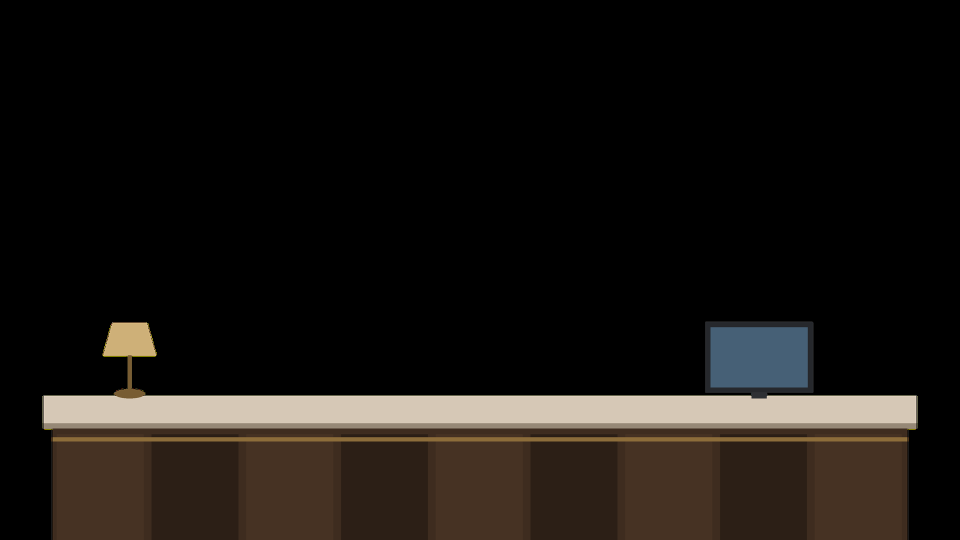
#> input picture hotel_training_video/assets/desk.png, 1920 x 1080 px (shown at 1/2 size)
$ python -i art_lobby.py   (imports and definitions only)
#> lines starting #> are read from the running program, lines starting #| are printed output that depends on the picture
# -*- coding: utf-8 -*-
"""程序化绘制酒店大堂（矢量风格插画）。

场景拆成三层，便于把角色夹在中间（人站在前台后面）：
    render_room()   房间层（天花板 / 背景墙 / 立柱 / 吊灯 / 地面 / 绿植）
    render_desk()   前台层（台体 / 台面 / 电脑 / 台灯），带透明通道
    apply_grade()   统一的灯光与暗角，在合成之后调用
"""

import math
import random

from PIL import Image, ImageDraw, ImageFilter

# ----------------------------------------------------------------- 调色板
C_CEIL_TOP = (32, 25, 20)
C_CEIL_BOT = (58, 44, 34)
C_WALL_TOP = (78, 58, 44)
C_WALL_BOT = (56, 41, 31)
C_PANEL = (92, 70, 52)
C_PANEL_D = (68, 50, 37)
C_GOLD = (206, 166, 86)
C_GOLD_L = (232, 205, 148)
C_MARBLE_T = (222, 210, 194)
C_MARBLE_B = (168, 152, 134)
C_DESK = (62, 44, 31)
C_DESK_D = (44, 31, 22)
C_DESK_TOP = (214, 200, 182)
C_PLANT = (46, 92, 66)
C_PLANT_D = (32, 68, 48)
C_GLOW = (255, 214, 150)

SS = 2                                  # 超采样倍数

# 画面关键水平线（相对高度）
R_CEIL = 0.30                           # 天花板 / 墙面
R_FLOOR = 0.62                          # 墙面 / 地面
R_DESK = 0.762                          # 前台台面


# [8 lines left out: function _vgrad, not called in this run]


def _screen(base, layer, amount=1.0):
    import numpy as np
    a = np.asarray(base.convert("RGB")).astype(np.float32) / 255.0
    b = np.asarray(layer).astype(np.float32) / 255.0 * amount
    out = 1.0 - (1.0 - a) * (1.0 - b)
    return Image.fromarray((out * 255).clip(0, 255).astype("uint8"))


# ===================================================================== 房间层
# [162 lines left out: functions render_room, render_desk, not called in this run]


# ===================================================================== 灯光与暗角
_grade_cache = {}


def _grade_layers(W, H):
    """灯光与暗角只与画幅有关，缓存复用。"""
    if (W, H) in _grade_cache:
        return _grade_cache[(W, H)]
    cx = W // 2
    y_desk = int(H * R_DESK)

    spots = [
        (cx, int(H * 0.24), int(W * 0.16), 0.85),
        (int(W * 0.24), int(H * 0.19), int(W * 0.09), 0.55),
        (int(W * 0.76), int(H * 0.19), int(W * 0.09), 0.55),
        (int(W * 0.135), y_desk - int(150 * 0.5), int(W * 0.06), 0.55),
        (cx, int(H * R_CEIL) + int(H * 0.02), int(W * 0.34), 0.28),
    ]
    glow = Image.new("RGB", (W, H), (0, 0, 0))
    gd = ImageDraw.Draw(glow)
    for (x, y, r, a) in spots:
        gd.ellipse([x - r, y - r, x + r, y + r], fill=tuple(int(v * a) for v in C_GLOW))
    glow = glow.filter(ImageFilter.GaussianBlur(70))

    vig = Image.new("L", (W, H), 0)
    vd = ImageDraw.Draw(vig)
    vd.ellipse([-int(W * 0.30), -int(H * 0.42), int(W * 1.30), int(H * 1.42)], fill=255)
    vig = vig.filter(ImageFilter.GaussianBlur(150))

    _grade_cache[(W, H)] = (glow, vig, Image.new("RGB", (W, H), (14, 10, 8)))
    return _grade_cache[(W, H)]


def apply_grade(img, width=1920, height=1080):
    """在合成之后统一叠加灯光与暗角，让角色也融入场景光照。"""
    glow, vig, dark = _grade_layers(width, height)
    return Image.composite(_screen(img, glow, 0.70), dark, vig)


# [8 lines not run here, left out]

>>> import cv2
>>> picture = cv2.imread('assets/desk.png', cv2.IMREAD_GRAYSCALE)
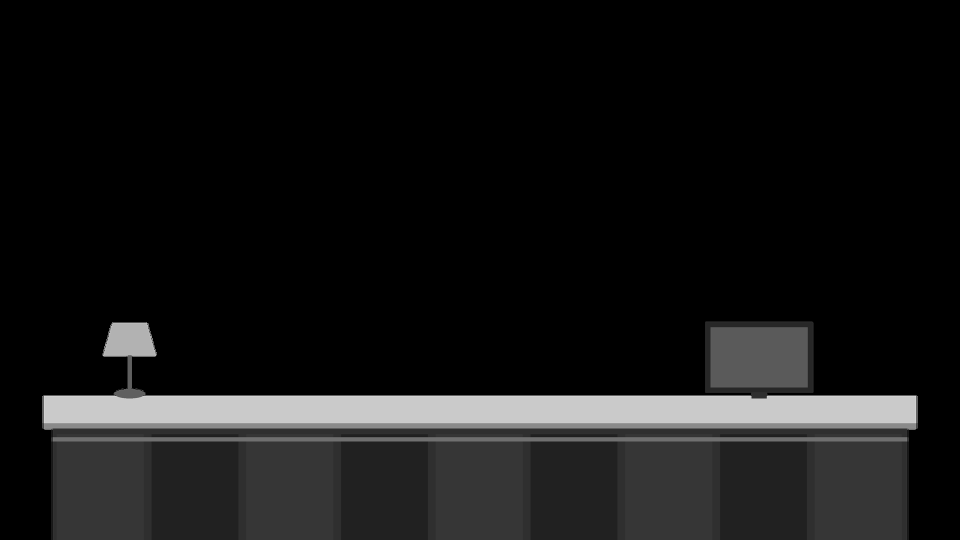
#> picture: shape (1080, 1920) (shown at 1/2 size); min 0, max 255, mean 21.2
>>> result = apply_grade(picture)
#> in _grade_layers, `glow = Image.new("RGB", (W, H), (0, 0, 0))`: glow: PIL image 1920x1080 RGB; every value is 0
#> in _grade_layers, `glow = glow.filter(ImageFilter.GaussianBlur(70))`:
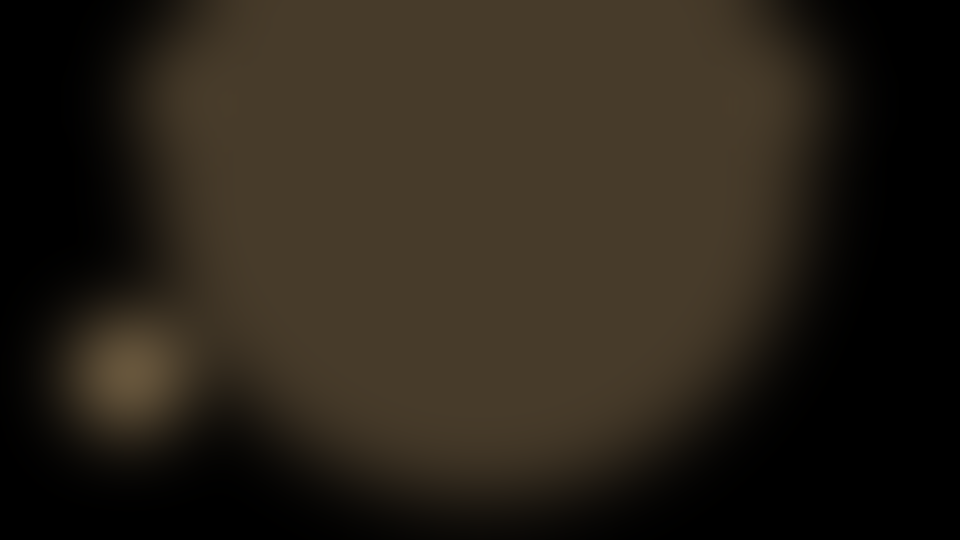
#> glow: PIL image 1920x1080 RGB (shown at 1/2 size); mean R, G, B 41.2, 34.3, 24.3
#> in _grade_layers, `vig = Image.new("L", (W, H), 0)`: vig: PIL image 1920x1080 L; every value is 0
#> in _grade_layers, `vig = vig.filter(ImageFilter.GaussianBlur(150))`: vig: PIL image 1920x1080 L; every value is 255
#> in apply_grade, `glow, vig, dark = _grade_layers(width, height)`:
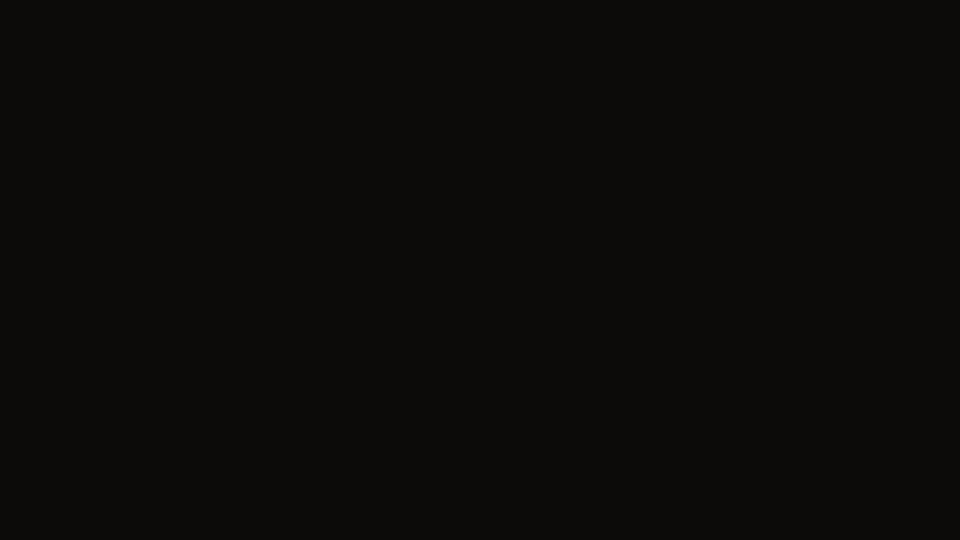
#> dark: PIL image 1920x1080 RGB (shown at 1/2 size); mean R, G, B 14, 10, 8
#> (the run stopped early here; a loop or call above may not have finished)

$ run again, on hotel_training_video/assets/person_m0_e0.png
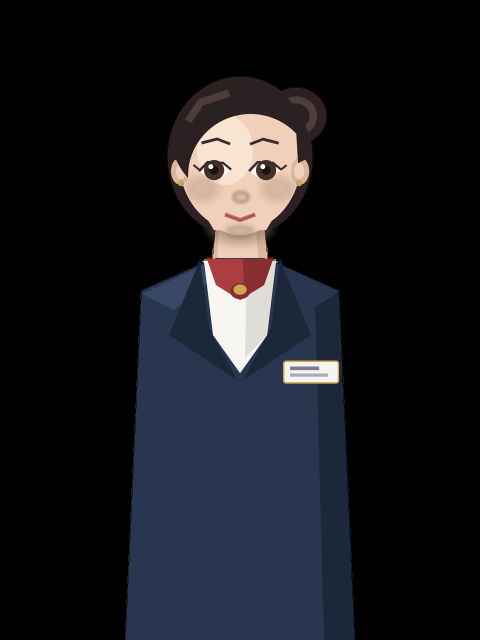
#> input picture hotel_training_video/assets/person_m0_e0.png, 960 x 1280 px (shown at 1/2 size)
#> `picture = cv2.imread('assets/desk.png', cv2.IMREAD_GRAYSCALE)`:
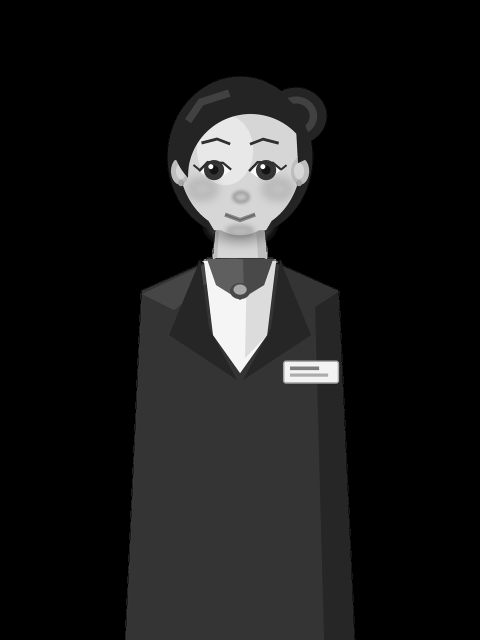
#> picture: shape (1280, 960) (shown at 1/2 size); min 0, max 255, mean 25.1
